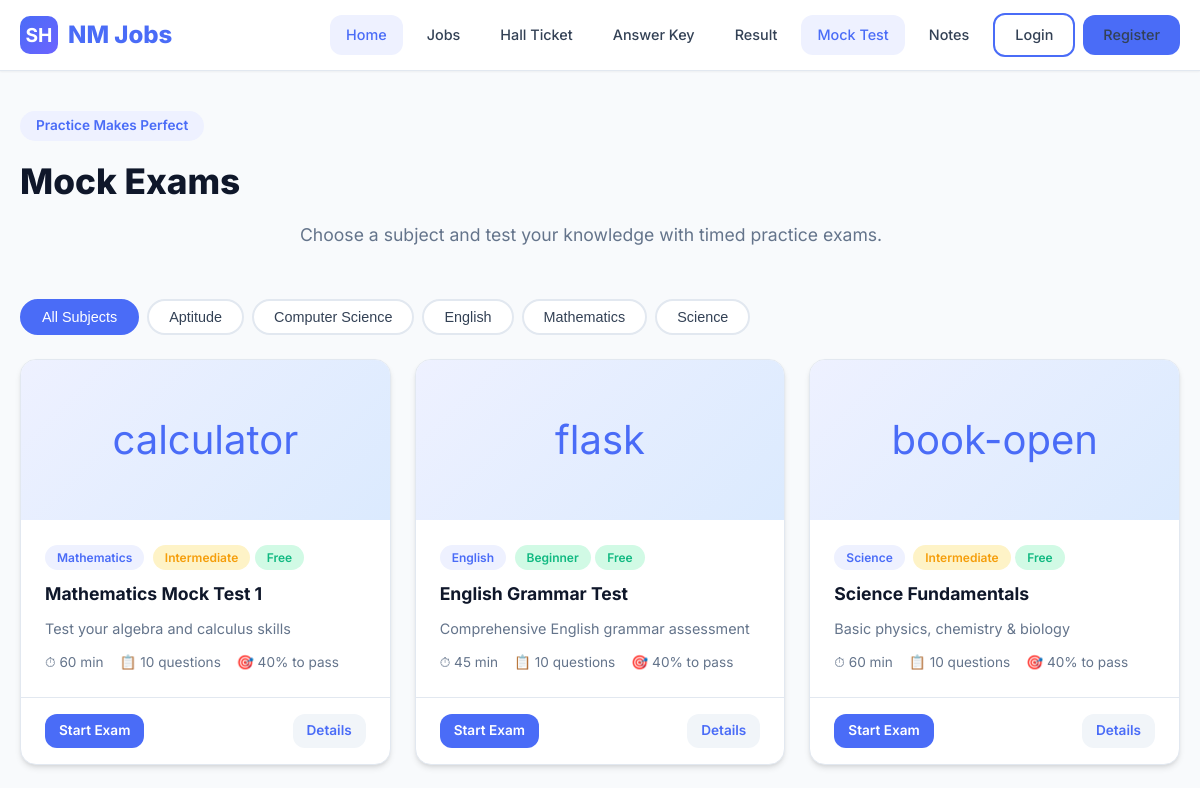
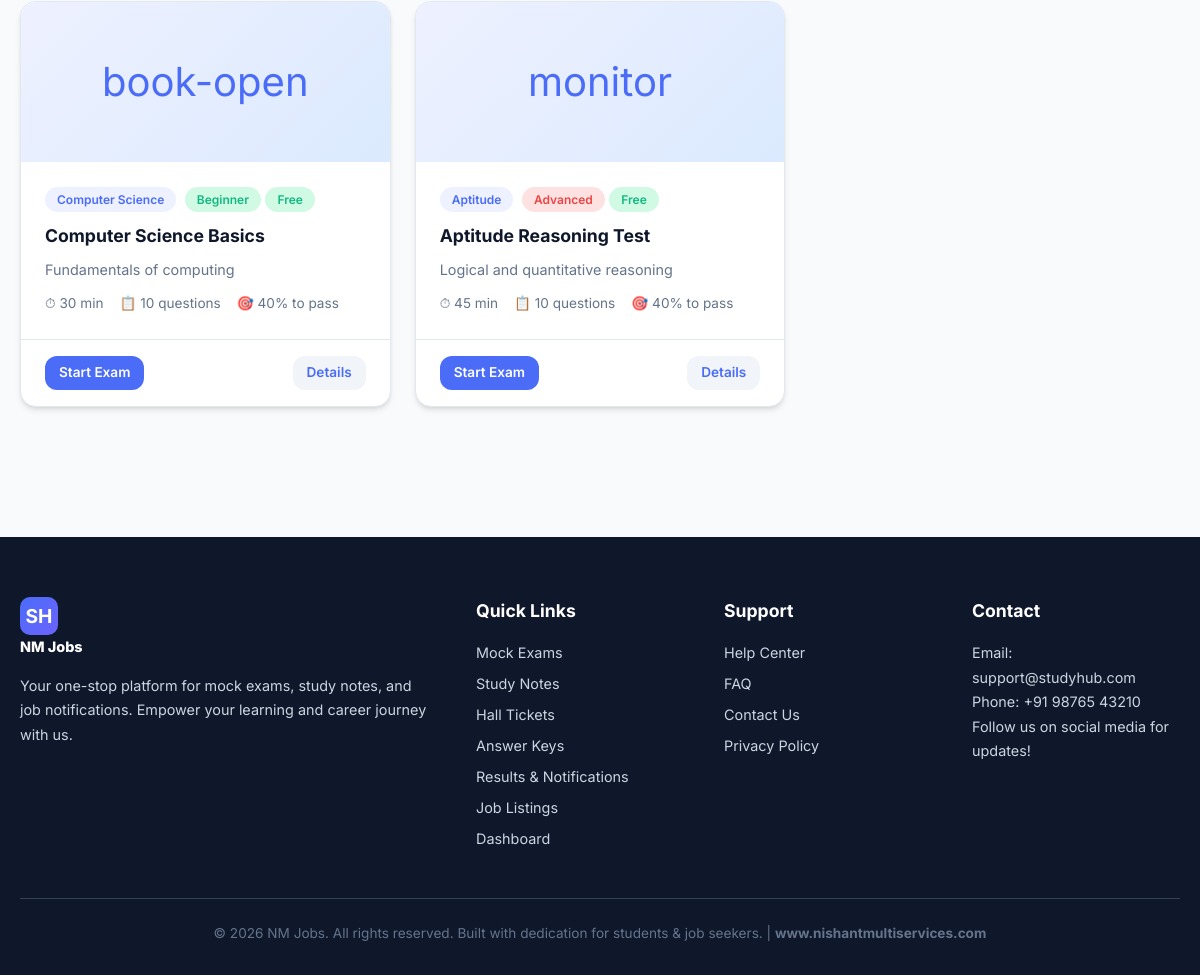
Screenshot of /exams/index.php with the database file from the repository (2 pictures, top to bottom).
### tables this page shows
CREATE TABLE categories (
    id INT AUTO_INCREMENT PRIMARY KEY,
    name VARCHAR(100) NOT NULL,
    slug VARCHAR(100) NOT NULL UNIQUE,
    icon VARCHAR(50) DEFAULT 'folder',
    description TEXT,
    type ENUM('exam', 'note', 'job') DEFAULT 'note'
);

CREATE TABLE exams (
    id INT AUTO_INCREMENT PRIMARY KEY,
    title VARCHAR(200) NOT NULL,
    description TEXT,
    category_id INT,
    duration_minutes INT NOT NULL DEFAULT 60,
    total_questions INT NOT NULL DEFAULT 0,
    passing_score INT DEFAULT 40,
    difficulty ENUM('beginner', 'intermediate', 'advanced') DEFAULT 'intermediate',
    is_free TINYINT(1) DEFAULT 1,
    price DECIMAL(10,2) DEFAULT 0.00,
    image VARCHAR(255),
    is_active TINYINT(1) DEFAULT 1,
    created_at TIMESTAMP DEFAULT CURRENT_TIMESTAMP,
    FOREIGN KEY (category_id) REFERENCES categories(id) ON DELETE SET NULL
);

### exams/index.php (the view, shortened to what this page needs)
<?php
require_once '../config/database.php';
$sql = "SELECT e.*, c.name as category_name, c.slug as category_slug,
        (SELECT COUNT(*) FROM questions WHERE exam_id = e.id) as question_count
        FROM exams e
        LEFT JOIN categories c ON e.category_id = c.id
        WHERE e.is_active = 1";
$sql .= " ORDER BY e.created_at DESC";
$exams = $conn->query($sql);
$categories = $conn->query("SELECT * FROM categories WHERE type = 'exam' ORDER BY name");
include '../includes/header.php';
?>
<section class="section" style="padding-top:40px;">
    <div class="container">
        <div class="section-header" style="text-align:left;">
            <span class="subtitle">Practice Makes Perfect</span>
            <h2>Mock Exams</h2>
            <p>Choose a subject and test your knowledge with timed practice exams.</p>
        </div>
        <div class="filter-tabs" id="examFilters">
            <button class="filter-tab active" data-filter="all">All Subjects</button>
            <?php while ($cat = $categories->fetch_assoc()): ?>
                <button class="filter-tab" data-filter="<?php echo $cat['slug']; ?>"><?php echo htmlspecialchars($cat['name']); ?></button>
            <?php endwhile; ?>
        </div>
        <?php if ($exams->num_rows === 0): ?>
            <div class="empty-state">
                <div class="icon">📝</div>
                <h3>No exams available yet</h3>
                <p>Check back soon for new mock exams.</p>
            </div>
        <?php else: ?>
            <div class="cards-grid">
                <?php while ($exam = $exams->fetch_assoc()):
                    $difficultyColor = match($exam['difficulty']) {
                        'beginner' => 'badge-success',
                        'intermediate' => 'badge-warning',
                        'advanced' => 'badge-danger',
                        default => 'badge-info'
                    };
                ?>
                    <div class="card" style="cursor:pointer;" onclick="window.location='details.php?id=<?php echo $exam['id']; ?>'" data-category="<?php echo $exam['category_slug']; ?>">
                        <div class="card-image" style="background:linear-gradient(135deg,var(--primary-light),var(--info-light));color:var(--primary);">
                            <?php
                                $icons = ['calculator', 'book-open', 'flask', 'monitor', 'brain'];
                                echo $icons[array_rand($icons)];
                            ?>
                        </div>
                        <div class="card-body">
                            <div class="card-badge exam"><?php echo htmlspecialchars($exam['category_name'] ?? 'General'); ?></div>
                            <span class="card-badge <?php echo $difficultyColor; ?>" style="margin-left:4px;"><?php echo ucfirst($exam['difficulty']); ?></span>
                            <span class="card-badge" style="background:<?php echo $exam['is_free'] ? 'var(--success-light)' : 'var(--warning-light)'; ?>;color:<?php echo $exam['is_free'] ? 'var(--success)' : 'var(--warning)'; ?>;"><?php echo $exam['is_free'] ? 'Free' : '₹'.number_format($exam['price'],0); ?></span>
                            <h3><?php echo htmlspecialchars($exam['title']); ?></h3>
                            <p><?php echo htmlspecialchars($exam['description']); ?></p>
                            <div class="card-meta">
                                <span>⏱ <?php echo $exam['duration_minutes']; ?> min</span>
                                <span>📋 <?php echo $exam['question_count'] ?: $exam['total_questions']; ?> questions</span>
                                <span>🎯 <?php echo $exam['passing_score']; ?>% to pass</span>
                            </div>
                        </div>
                        <div class="card-footer" onclick="event.stopPropagation();">
                            <a href="take_exam.php?id=<?php echo $exam['id']; ?>" class="btn <?php echo $exam['is_free'] ? 'btn-primary' : 'btn-outline'; ?> btn-sm">Start Exam</a>
                            <a href="details.php?id=<?php echo $exam['id']; ?>" class="btn btn-sm" style="background:var(--gray-100);">Details</a>
                        </div>
                    </div>
                <?php endwhile; ?>
            </div>
        <?php endif; ?>
    </div>
</section>
<?php include '../includes/footer.php'; ?>

### css/style.css (style rules this page uses)
:root { --primary: #4A6CF7; --primary-dark: #3B5DE7; --primary-light: #EEF1FF; --secondary: #6C63FF; --success: #10B981; --success-light: #D1FAE5; --warning: #F59E0B; --warning-light: #FEF3C7; --danger: #EF4444; --danger-light: #FEE2E2; --info: #3B82F6; --info-light: #DBEAFE; --dark: #0F172A; --gray-900: #1E293B; --gray-700: #334155; --gray-500: #64748B; --gray-300: #CBD5E1; --gray-200: #E2E8F0; --gray-100: #F1F5F9; --white: #FFFFFF; --bg: #F8FAFC; --shadow-sm: 0 1px 2px rgba(0,0,0,0.05); --shadow: 0 4px 6px -1px rgba(0,0,0,0.1), 0 2px 4px -2px rgba(0,0,0,0.1); --shadow-lg: 0 10px 15px -3px rgba(0,0,0,0.1), 0 4px 6px -4px rgba(0,0,0,0.1); --shadow-xl: 0 20px 25px -5px rgba(0,0,0,0.1), 0 8px 10px -6px rgba(0,0,0,0.1); --radius: 12px; --radius-lg: 16px; --radius-full: 9999px; --transition: all 0.3s cubic-bezier(0.4, 0, 0.2, 1); }
*, *::before, *::after { box-sizing: border-box; margin: 0; padding: 0; }
html { scroll-behavior: smooth; }
body { font-family: 'Inter', -apple-system, BlinkMacSystemFont, sans-serif; background: var(--bg); color: var(--gray-900); line-height: 1.6; min-height: 100vh; }
a { text-decoration: none; color: var(--primary); transition: var(--transition); }
.container { max-width: 1200px; margin: 0 auto; padding: 0 20px; }
.btn { display: inline-flex; align-items: center; justify-content: center; gap: 8px; padding: 10px 24px; border-radius: var(--radius); font-weight: 600; font-size: 0.95rem; border: none; cursor: pointer; transition: var(--transition); font-family: inherit; }
.btn-primary { background: var(--primary); color: var(--white); }
.btn-sm { padding: 6px 14px; font-size: 0.85rem; }
.section { padding: 70px 0; }
.section-header { text-align: center; margin-bottom: 50px; }
.section-header h2 { font-size: 2.2rem; font-weight: 800; color: var(--dark); margin-bottom: 12px; }
.section-header p { color: var(--gray-500); font-size: 1.1rem; max-width: 600px; margin: 0 auto; }
.section-header .subtitle { display: inline-block; padding: 4px 16px; background: var(--primary-light); color: var(--primary); border-radius: var(--radius-full); font-size: 0.85rem; font-weight: 600; margin-bottom: 12px; }
.cards-grid { display: grid; grid-template-columns: repeat(auto-fill, minmax(300px, 1fr)); gap: 24px; }
.card { background: var(--white); border-radius: var(--radius-lg); overflow: hidden; box-shadow: var(--shadow); border: 1px solid var(--gray-200); transition: var(--transition); }
.card-body { padding: 24px; }
.card-image { height: 160px; background: linear-gradient(135deg, var(--primary-light), var(--info-light)); display: flex; align-items: center; justify-content: center; font-size: 2.5rem; color: var(--primary); }
.card-badge { display: inline-block; padding: 3px 12px; border-radius: var(--radius-full); font-size: 0.75rem; font-weight: 600; margin-bottom: 10px; }
.card-badge.exam { background: var(--primary-light); color: var(--primary); }
.badge-danger { background: var(--danger-light); color: var(--danger); }
.badge-success { background: var(--success-light); color: var(--success); }
.badge-warning { background: var(--warning-light); color: var(--warning); }
.card h3 { font-size: 1.1rem; font-weight: 700; margin-bottom: 8px; color: var(--dark); }
.card p { color: var(--gray-500); font-size: 0.9rem; margin-bottom: 6px; }
.card-meta { display: flex; flex-wrap: wrap; gap: 16px; margin-top: 12px; font-size: 0.85rem; color: var(--gray-500); }
.card-meta span { display: flex; align-items: center; gap: 4px; }
.card-footer { padding: 16px 24px; border-top: 1px solid var(--gray-200); display: flex; justify-content: space-between; align-items: center; }
.filter-tabs { display: flex; gap: 8px; margin-bottom: 24px; flex-wrap: wrap; }
.filter-tab { padding: 8px 20px; border-radius: var(--radius-full); border: 2px solid var(--gray-200); background: var(--white); color: var(--gray-700); font-weight: 500; font-size: 0.9rem; cursor: pointer; transition: var(--transition); }
.filter-tab.active { background: var(--primary); color: var(--white); border-color: var(--primary); }

### rows the page displays
categories: name "Aptitude"
categories: name "Computer Science"
categories: name "English"
categories: name "Mathematics"
categories: name "Science"
exams: category.name "Mathematics", difficulty "Intermediate", is_free "Free", title "Mathematics Mock Test 1", description "Test your algebra and calculus skills", duration_minutes "60", total_questions "10", passing_score "40"
exams: category.name "English", difficulty "Beginner", is_free "Free", title "English Grammar Test", description "Comprehensive English grammar assessment", duration_minutes "45", total_questions "10", passing_score "40"
exams: category.name "Science", difficulty "Intermediate", is_free "Free", title "Science Fundamentals", description "Basic physics, chemistry & biology", duration_minutes "60", total_questions "10", passing_score "40"
exams: category.name "Computer Science", difficulty "Beginner", is_free "Free", title "Computer Science Basics", description "Fundamentals of computing", duration_minutes "30", total_questions "10", passing_score "40"
exams: category.name "Aptitude", difficulty "Advanced", is_free "Free", title "Aptitude Reasoning Test", description "Logical and quantitative reasoning", duration_minutes "45", total_questions "10", passing_score "40"

### other values shown
SITE_NAME "NM Jobs"
